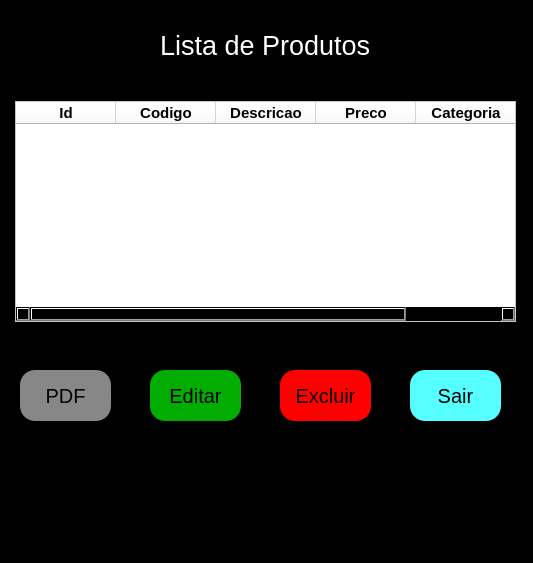
<?xml version="1.0" encoding="UTF-8"?>
<ui version="4.0">
 <class>MainWindow</class>
 <widget class="QMainWindow" name="MainWindow">
  <property name="geometry">
   <rect>
    <x>0</x>
    <y>0</y>
    <width>533</width>
    <height>563</height>
   </rect>
  </property>
  <property name="windowTitle">
   <string>MainWindow</string>
  </property>
  <property name="styleSheet">
   <string notr="true">background-color: rgb(0, 0, 0);</string>
  </property>
  <widget class="QWidget" name="centralwidget">
   <widget class="QLabel" name="label">
    <property name="geometry">
     <rect>
      <x>160</x>
      <y>20</y>
      <width>211</width>
      <height>51</height>
     </rect>
    </property>
    <property name="font">
     <font>
      <pointsize>20</pointsize>
     </font>
    </property>
    <property name="styleSheet">
     <string notr="true">color: rgb(255, 255, 255);</string>
    </property>
    <property name="text">
     <string>Lista de Produtos</string>
    </property>
   </widget>
   <widget class="QPushButton" name="pb_lista_voltar">
    <property name="geometry">
     <rect>
      <x>410</x>
      <y>370</y>
      <width>91</width>
      <height>51</height>
     </rect>
    </property>
    <property name="font">
     <font>
      <pointsize>15</pointsize>
     </font>
    </property>
    <property name="styleSheet">
     <string notr="true">background-color: rgb(85, 255, 255);
border-radius:15px</string>
    </property>
    <property name="text">
     <string>Sair</string>
    </property>
   </widget>
   <widget class="QTableWidget" name="tb_listar">
    <property name="geometry">
     <rect>
      <x>15</x>
      <y>101</y>
      <width>501</width>
      <height>221</height>
     </rect>
    </property>
    <property name="font">
     <font>
      <pointsize>11</pointsize>
      <weight>75</weight>
      <bold>true</bold>
     </font>
    </property>
    <property name="styleSheet">
     <string notr="true">color: rgb(0, 0, 0);
background-color: rgb(255, 255, 255);</string>
    </property>
    <property name="gridStyle">
     <enum>Qt::NoPen</enum>
    </property>
    <column>
     <property name="text">
      <string>Id</string>
     </property>
     <property name="font">
      <font>
       <pointsize>11</pointsize>
       <weight>75</weight>
       <bold>true</bold>
      </font>
     </property>
    </column>
    <column>
     <property name="text">
      <string>Codigo</string>
     </property>
     <property name="font">
      <font>
       <pointsize>11</pointsize>
       <weight>75</weight>
       <bold>true</bold>
      </font>
     </property>
    </column>
    <column>
     <property name="text">
      <string>Descricao</string>
     </property>
     <property name="font">
      <font>
       <pointsize>11</pointsize>
       <weight>75</weight>
       <bold>true</bold>
      </font>
     </property>
    </column>
    <column>
     <property name="text">
      <string>Preco</string>
     </property>
     <property name="font">
      <font>
       <pointsize>11</pointsize>
       <weight>75</weight>
       <bold>true</bold>
      </font>
     </property>
    </column>
    <column>
     <property name="text">
      <string>Categoria</string>
     </property>
     <property name="font">
      <font>
       <pointsize>11</pointsize>
       <weight>75</weight>
       <bold>true</bold>
      </font>
     </property>
    </column>
   </widget>
   <widget class="QPushButton" name="pb_lista_pdf">
    <property name="geometry">
     <rect>
      <x>20</x>
      <y>370</y>
      <width>91</width>
      <height>51</height>
     </rect>
    </property>
    <property name="font">
     <font>
      <pointsize>15</pointsize>
     </font>
    </property>
    <property name="styleSheet">
     <string notr="true">background-color: rgb(135, 135, 135);
border-radius:15px</string>
    </property>
    <property name="text">
     <string>PDF</string>
    </property>
   </widget>
   <widget class="QPushButton" name="pb_lista_excluir">
    <property name="geometry">
     <rect>
      <x>280</x>
      <y>370</y>
      <width>91</width>
      <height>51</height>
     </rect>
    </property>
    <property name="font">
     <font>
      <pointsize>15</pointsize>
     </font>
    </property>
    <property name="styleSheet">
     <string notr="true">background-color: rgb(255, 0, 0);
border-radius:15px</string>
    </property>
    <property name="text">
     <string>Excluir</string>
    </property>
   </widget>
   <widget class="QPushButton" name="pb_lista_editar">
    <property name="geometry">
     <rect>
      <x>150</x>
      <y>370</y>
      <width>91</width>
      <height>51</height>
     </rect>
    </property>
    <property name="font">
     <font>
      <pointsize>15</pointsize>
     </font>
    </property>
    <property name="styleSheet">
     <string notr="true">background-color: rgb(0, 173, 0);
border-radius:15px</string>
    </property>
    <property name="text">
     <string>Editar</string>
    </property>
   </widget>
  </widget>
  <widget class="QMenuBar" name="menubar">
   <property name="geometry">
    <rect>
     <x>0</x>
     <y>0</y>
     <width>533</width>
     <height>21</height>
    </rect>
   </property>
  </widget>
  <widget class="QStatusBar" name="statusbar"/>
 </widget>
 <resources/>
 <connections/>
</ui>
